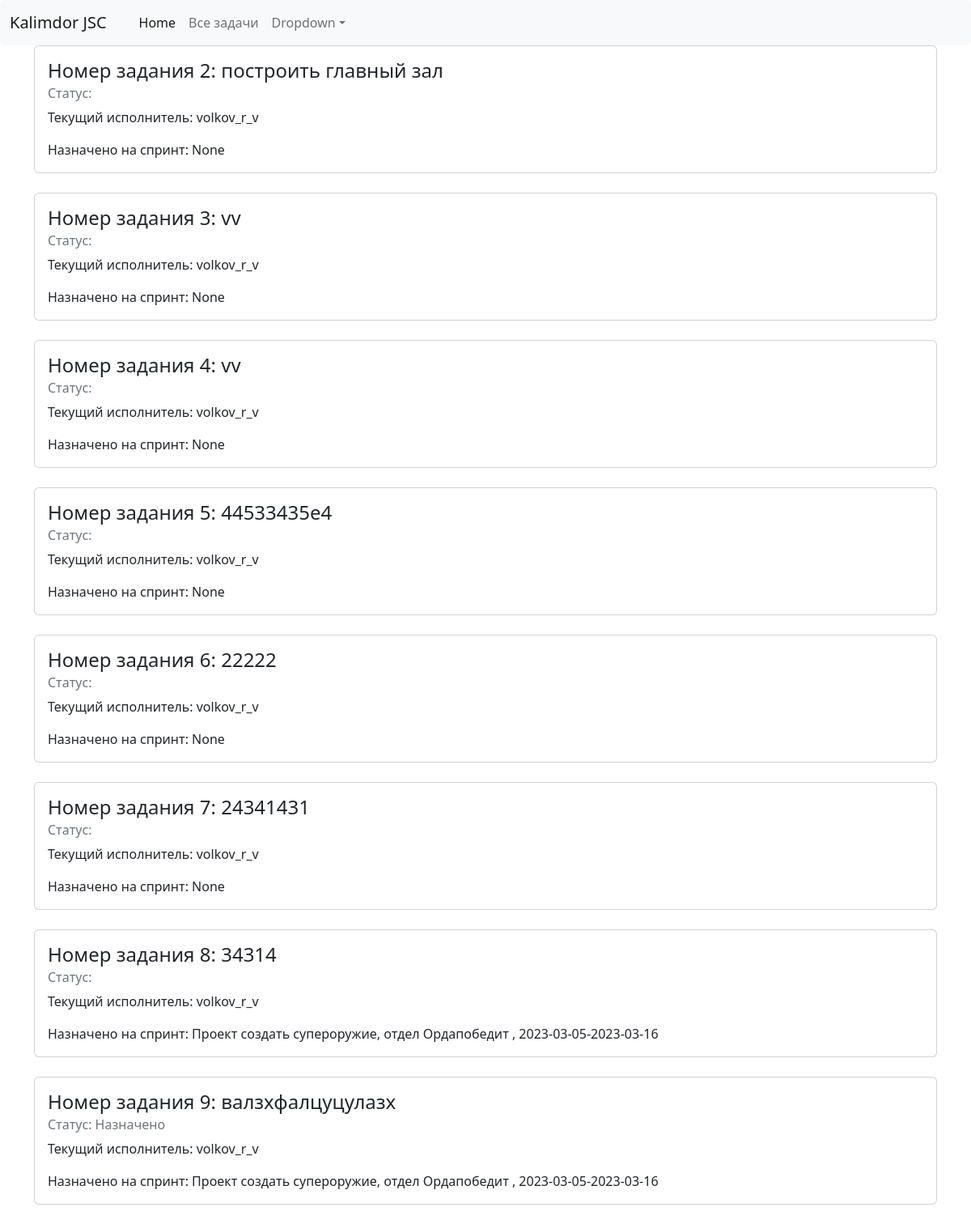
The app's page /list_tasks (signed in) with its own data.
### jira/models.py (models this page shows, shortened)
class Tasks(models.Model):
    title = models.CharField(help_text='Название задачи', max_length=255)
    task = models.TextField(help_text="Описание задачи")
    creator = models.CharField(help_text='ИД Создателя', max_length=255)
    assignee = models.ForeignKey(Users, help_text="ИД Исполнителя", on_delete=models.SET_NULL, blank=True, null=True)
    status = models.CharField(help_text="Статус задачи", choices=statuses, max_length=255)
    sprint = models.ForeignKey(Sprints, help_text="Спринт, когда нужно сделать", on_delete=models.SET_NULL, blank=True, null=True)
    change_history = models.TextField(help_text="История изменения задачи", blank=True, null=True)
    class Meta:
        verbose_name = 'Задача'
        verbose_name_plural = 'Задачи'

class Users(AbstractUser):
    email = models.EmailField(help_text='e-mail')
    role = models.CharField(help_text="Роль пользователя", choices=roles, max_length=255, verbose_name="Роль")
    dept = models.CharField(help_text="Отдел", choices=depts, max_length=255,  verbose_name="Отдел")
    class Meta:
        verbose_name = 'Пользователь'
        verbose_name_plural = 'Пользователи'

class Sprints(models.Model):
    project_id = models.ForeignKey(Projects, help_text='ИД Проекта',on_delete=models.CASCADE)
    dept = models.CharField(help_text="Отдел", choices=depts, max_length=255,  verbose_name="Отдел", default="1")
    date_start = models.DateField(help_text='Дата начала спринта')
    date_end = models.DateField(help_text='Дата окончания спринта')
    def __str__(self):
        return f"Проект {self.project_id.name}, отдел {self.get_dept_display()} , {self.date_start}-{self.date_end}"
    class Meta:
        verbose_name = 'Спринт'
        verbose_name_plural = 'Спринты'

class Projects(models.Model):
    name = models.CharField(help_text='Название', max_length=255)
    description = models.TextField(help_text='Описание')
    class Meta:
        verbose_name = 'Проект'
        verbose_name_plural = 'Проекты'

### jira/views.py (the view)
# urls.py: path("list_tasks", views.TaskList.as_view(), name="task_list")
class TaskList(LoginRequiredMixin, ListView):
    context_object_name = "tasks_"
    template_name = "jira/task_list.html"
    def get_queryset(self):
        if self.request.user.get_role_display() == "Начальник":
            my_dept_query = Users.objects.filter(dept = self.request.user.dept).values('pk')
            my_dept_tasks = Tasks.objects.filter(assignee__in=my_dept_query)
            return my_dept_tasks # Tasks.objects.filter(Q(assignee in self.request.user.dept) | Q(assignee__isnull=True))
        elif self.request.user.get_role_display() == "Исполнитель":
            return Tasks.objects.filter(assignee=self.request.user)

### jira/templates/jira/task_list.html
{% extends 'jira/base.html' %}
{% block content %}
    {% for task in tasks_ %}
        <div class="card mb-4">
            <div class="card-body">
                <h4 class="card-title"> Номер задания {{ task.pk }}: {{ task.title }} </h4>
                <h6 class="card-subtitle mb-2 text-muted">Статус: {{ task.status }}</h6>
                <p class="card-text">Текущий исполнитель: {{ task.assignee }}</p>
                <p class="card-text">Назначено на спринт: {{ task.sprint }}</p>
            </div>
        </div>
    {% endfor %}
{% endblock content %}

### jira/templates/jira/base.html (shortened to what this page needs)
<!DOCTYPE html>
<html lang="en">
<head>
    <link rel="stylesheet" href="https://cdn.jsdelivr.net/npm/bootstrap@5.2.3/dist/css/bootstrap.min.css">
</head>
<body>
    <nav class="navbar navbar-expand-lg bg-light rounded" aria-label="Eleventh navbar example">
        <div class="container-fluid">
          <a class="navbar-brand">Kalimdor JSC</a>
          <div class="collapse navbar-collapse" id="navbarsExample09">
            <ul class="navbar-nav me-auto mb-2 mb-lg-0">
              <li class="nav-item">
                <a class="nav-link">{% block page_name %}{% endblock %}</a>
              </li>
              <li class="nav-item">
                <a class="nav-link active" aria-current="page" href="#">Home</a>
              </li>
              <li class="nav-item">
                <a class="nav-link">Все задачи</a>
              </li>
              <li class="nav-item dropdown">
                <a class="nav-link dropdown-toggle" href="#" data-bs-toggle="dropdown" aria-expanded="false">Dropdown</a>
              </li>
            </ul>
          </div>
        </div>
      </nav>
  <div class="container">
    {% block content %}{% endblock %}
  </div>
</body>
</html>

### records on screen
Tasks: pk "2", title "построить главный зал", assignee "volkov_r_v", sprint "None"
Tasks: pk "3", title "vv", assignee "volkov_r_v", sprint "None"
Tasks: pk "4", title "vv", assignee "volkov_r_v", sprint "None"
Tasks: pk "5", title "44533435е4", assignee "volkov_r_v", sprint "None"
Tasks: pk "6", title "22222", assignee "volkov_r_v", sprint "None"
Tasks: pk "7", title "24341431", assignee "volkov_r_v", sprint "None"
Tasks: pk "8", title "34314", assignee "volkov_r_v", sprint "Проект создать супероружие, отдел Ордапобедит , 2023-03-05-2023-03-16"
Tasks: pk "9", title "валзхфалцуцулазх", status "Назначено", assignee "volkov_r_v", sprint "Проект создать супероружие, отдел Ордапобедит , 2023-03-05-2023-03-16"
